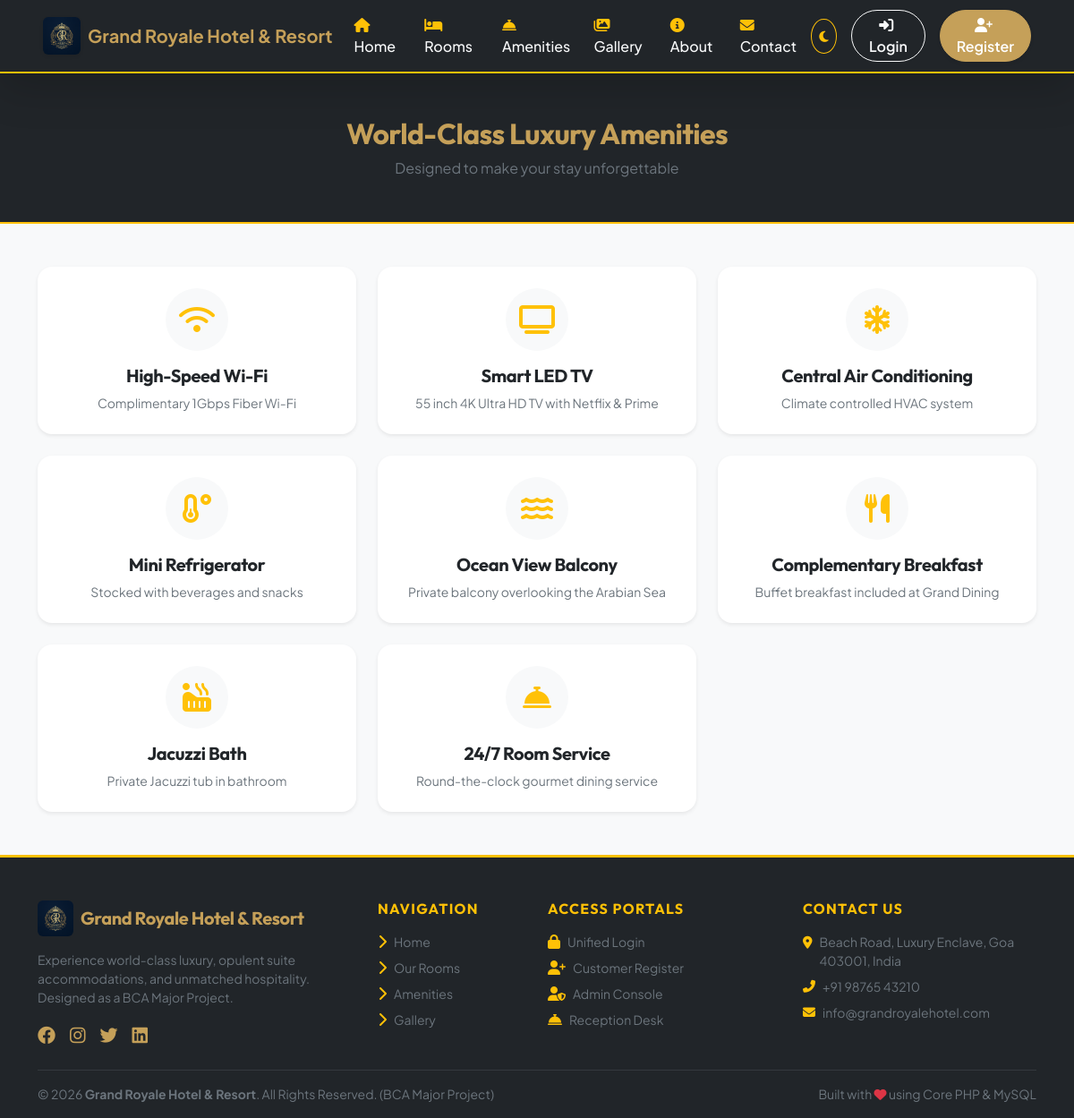
Screenshot of /amenities.php with the database file from the repository.
### tables this page shows
CREATE TABLE IF NOT EXISTS `settings` (
  `id` INT AUTO_INCREMENT PRIMARY KEY,
  `setting_key` VARCHAR(100) NOT NULL UNIQUE,
  `setting_value` TEXT DEFAULT NULL,
  `setting_group` VARCHAR(50) DEFAULT 'general'
);

CREATE TABLE IF NOT EXISTS `amenities` (
  `id` INT AUTO_INCREMENT PRIMARY KEY,
  `name` VARCHAR(100) NOT NULL UNIQUE,
  `icon_class` VARCHAR(100) DEFAULT 'fa-concierge-bell',
  `description` VARCHAR(255) DEFAULT NULL
);

### functions/helper.php (called while the page is built, shortened)
<?php
function sanitize($data) {
    return htmlspecialchars(trim((string)$data), ENT_QUOTES, 'UTF-8');
}
function getSetting($key, $default = '') {
    global $pdo;
    try {
        $stmt = $pdo->prepare("SELECT setting_value FROM settings WHERE setting_key = ?");
        $stmt->execute([$key]);
        $res = $stmt->fetchColumn();
        return $res !== false ? $res : $default;
    } catch (PDOException $e) {
        return $default;
    }
}

### functions/auth.php (called while the page is built, shortened)
<?php
require_once __DIR__ . '/../config/db.php';
require_once __DIR__ . '/helper.php';
function isLoggedIn() {
    return isset($_SESSION['user_id']) && !empty($_SESSION['user_id']);
}

### amenities.php (the view, shortened to what this page needs)
<?php
require_once __DIR__ . '/includes/header.php';
require_once __DIR__ . '/includes/navbar.php';
$stmt = $pdo->query("SELECT * FROM amenities ORDER BY id ASC");
$amenities = $stmt->fetchAll();
?>
<div class="bg-dark text-light py-5 border-bottom border-warning border-2">
    <div class="container text-center">
        <h2 class="fw-bold brand-font text-amber">World-Class Luxury Amenities</h2>
        <p class="text-secondary mb-0">Designed to make your stay unforgettable</p>
    </div>
</div>
<div class="container py-5">
    <div class="row g-4">
        <?php foreach ($amenities as $am): ?>
            <div class="col-md-4 col-sm-6">
                <div class="card h-100 border-0 shadow-sm p-4 rounded-4 bg-white text-center">
                    <div class="bg-light rounded-circle mx-auto d-flex align-items-center justify-content-center mb-3 text-warning fs-2" style="width: 70px; height: 70px;">
                        <i class="fas <?php echo sanitize($am['icon_class']); ?>"></i>
                    </div>
                    <h5 class="fw-bold mb-2"><?php echo sanitize($am['name']); ?></h5>
                    <p class="text-secondary small mb-0"><?php echo sanitize($am['description']); ?></p>
                </div>
            </div>
        <?php endforeach; ?>
    </div>
</div>
<?php require_once __DIR__ . '/includes/footer.php'; ?>

### includes/navbar.php (shortened to what this page needs)
<?php
$hotelName = getSetting('hotel_name', 'Grand Royale Hotel & Resort');
$userRole = $_SESSION['user_role'] ?? null;
$userName = $_SESSION['user_name'] ?? 'Guest';
?>
<nav class="navbar navbar-expand-lg bg-dark navbar-dark sticky-top shadow-lg py-2 border-bottom border-warning border-2">
    <div class="container-fluid px-lg-5">
        <a class="navbar-brand d-flex align-items-center gap-2" href="<?php echo BASE_URL; ?>/index.php">
            <img src="<?php echo BASE_URL; ?>/assets/images/logo.png" alt="Grand Royale Logo" height="42" class="rounded shadow-sm">
            <span class="fw-bold tracking-wide text-amber fs-5 d-none d-sm-inline"><?php echo sanitize($hotelName); ?></span>
        </a>
        <div class="collapse navbar-collapse" id="navbarContent">
            <ul class="navbar-nav me-auto mb-2 mb-lg-0 fw-medium gap-lg-1">
                <li class="nav-item"><a class="nav-link text-light" href="<?php echo BASE_URL; ?>/index.php"><i class="fas fa-home text-warning me-1"></i> Home</a></li>
                <li class="nav-item"><a class="nav-link text-light" href="<?php echo BASE_URL; ?>/rooms.php"><i class="fas fa-bed text-warning me-1"></i> Rooms</a></li>
                <li class="nav-item"><a class="nav-link text-light" href="<?php echo BASE_URL; ?>/amenities.php"><i class="fas fa-concierge-bell text-warning me-1"></i> Amenities</a></li>
                <li class="nav-item"><a class="nav-link text-light" href="<?php echo BASE_URL; ?>/gallery.php"><i class="fas fa-images text-warning me-1"></i> Gallery</a></li>
                <li class="nav-item"><a class="nav-link text-light" href="<?php echo BASE_URL; ?>/about.php"><i class="fas fa-info-circle text-warning me-1"></i> About</a></li>
                <li class="nav-item"><a class="nav-link text-light" href="<?php echo BASE_URL; ?>/contact.php"><i class="fas fa-envelope text-warning me-1"></i> Contact</a></li>
            </ul>
            <div class="d-flex align-items-center gap-3">
                <button id="themeToggleBtn" class="btn btn-outline-warning btn-sm rounded-circle p-2" title="Toggle Dark/Light Mode">
                    <i class="fas fa-moon" id="themeIcon"></i>
                </button>
                <?php if (isLoggedIn()): ?>
                    <div class="dropdown">
                        <button class="btn btn-warning dropdown-toggle fw-semibold rounded-pill px-3 py-1 shadow-sm d-flex align-items-center gap-2" type="button" data-bs-toggle="dropdown" aria-expanded="false">
                            <i class="fas fa-user-circle fs-5"></i>
                            <span><?php echo sanitize($userName); ?></span>
                            <span class="badge bg-dark text-warning border border-warning text-uppercase px-2 ms-1" style="font-size: 0.65rem;"><?php echo sanitize($userRole); ?></span>
                        </button>
                        <ul class="dropdown-menu dropdown-menu-end shadow-lg border-0 mt-2">
                            <?php if ($userRole === 'admin'): ?>
                                <li><a class="dropdown-item fw-medium" href="<?php echo BASE_URL; ?>/admin/index.php"><i class="fas fa-tachometer-alt text-primary me-2"></i> Admin Dashboard</a></li>
                            <?php elseif ($userRole === 'receptionist'): ?>
                                <li><a class="dropdown-item fw-medium" href="<?php echo BASE_URL; ?>/staff/reception/index.php"><i class="fas fa-concierge-bell text-primary me-2"></i> Reception Desk</a></li>
                            <?php elseif ($userRole === 'housekeeping'): ?>
                                <li><a class="dropdown-item fw-medium" href="<?php echo BASE_URL; ?>/staff/housekeeping/index.php"><i class="fas fa-broom text-primary me-2"></i> Housekeeping Portal</a></li>
                            <?php elseif ($userRole === 'customer'): ?>
                                <li><a class="dropdown-item fw-medium" href="<?php echo BASE_URL; ?>/customer/index.php"><i class="fas fa-tachometer-alt text-primary me-2"></i> My Dashboard</a></li>
                                <li><a class="dropdown-item fw-medium" href="<?php echo BASE_URL; ?>/customer/my-bookings.php"><i class="fas fa-calendar-check text-primary me-2"></i> My Bookings</a></li>
                                <li><a class="dropdown-item fw-medium" href="<?php echo BASE_URL; ?>/customer/profile.php"><i class="fas fa-user-edit text-primary me-2"></i> My Profile</a></li>
                            <?php endif; ?>
                            <li><hr class="dropdown-divider"></li>
                            <li><a class="dropdown-item text-danger fw-semibold" href="<?php echo BASE_URL; ?>/logout.php"><i class="fas fa-sign-out-alt me-2"></i> Logout</a></li>
                        </ul>
                    </div>
                <?php else: ?>
                    <a href="<?php echo BASE_URL; ?>/login.php" class="btn btn-outline-light rounded-pill px-3 py-1 fw-semibold"><i class="fas fa-sign-in-alt me-1"></i> Login</a>
                    <a href="<?php echo BASE_URL; ?>/register.php" class="btn btn-warning rounded-pill px-3 py-1 fw-semibold text-dark shadow-sm"><i class="fas fa-user-plus me-1"></i> Register</a>
                <?php endif; ?>
            </div>
        </div>
    </div>
</nav>

### includes/footer.php (shortened to what this page needs)
<?php
$hotelName = getSetting('hotel_name', 'Grand Royale Hotel & Resort');
$hotelAddress = getSetting('hotel_address', 'Beach Road, Luxury Enclave, Goa 403001');
$hotelPhone = getSetting('hotel_phone', '+91 98765 43210');
$hotelEmail = getSetting('hotel_email', 'info@grandroyalehotel.com');
?>
<footer class="bg-dark text-light mt-auto pt-5 pb-3 border-top border-warning border-3">
    <div class="container">
        <div class="row g-4 mb-4">
            <div class="col-lg-4 col-md-6">
                <div class="d-flex align-items-center gap-2 mb-3">
                    <img src="<?php echo BASE_URL; ?>/assets/images/logo.png" alt="Logo" height="40" class="rounded">
                    <h5 class="fw-bold text-amber mb-0"><?php echo sanitize($hotelName); ?></h5>
                </div>
                <p class="text-secondary small">
                    Experience world-class luxury, opulent suite accommodations, and unmatched hospitality. Designed as a BCA Major Project.
                </p>
                <div class="d-flex gap-3 text-amber fs-5 mt-3">
                    <a href="#" class="text-amber hover-gold"><i class="fab fa-facebook"></i></a>
                    <a href="#" class="text-amber hover-gold"><i class="fab fa-instagram"></i></a>
                    <a href="#" class="text-amber hover-gold"><i class="fab fa-twitter"></i></a>
                    <a href="#" class="text-amber hover-gold"><i class="fab fa-linkedin"></i></a>
                </div>
            </div>
            <div class="col-lg-2 col-md-6">
                <h6 class="text-uppercase text-warning fw-bold mb-3 tracking-wider">Navigation</h6>
                <ul class="list-unstyled text-secondary small d-grid gap-2">
                    <li><a href="<?php echo BASE_URL; ?>/index.php" class="text-decoration-none text-secondary hover-gold"><i class="fas fa-chevron-right text-warning me-2 fs-6"></i>Home</a></li>
                    <li><a href="<?php echo BASE_URL; ?>/rooms.php" class="text-decoration-none text-secondary hover-gold"><i class="fas fa-chevron-right text-warning me-2 fs-6"></i>Our Rooms</a></li>
                    <li><a href="<?php echo BASE_URL; ?>/amenities.php" class="text-decoration-none text-secondary hover-gold"><i class="fas fa-chevron-right text-warning me-2 fs-6"></i>Amenities</a></li>
                    <li><a href="<?php echo BASE_URL; ?>/gallery.php" class="text-decoration-none text-secondary hover-gold"><i class="fas fa-chevron-right text-warning me-2 fs-6"></i>Gallery</a></li>
                </ul>
            </div>
            <div class="col-lg-3 col-md-6">
                <h6 class="text-uppercase text-warning fw-bold mb-3 tracking-wider">Access Portals</h6>
                <ul class="list-unstyled text-secondary small d-grid gap-2">
                    <li><a href="<?php echo BASE_URL; ?>/login.php" class="text-decoration-none text-secondary hover-gold"><i class="fas fa-lock text-warning me-2 fs-6"></i>Unified Login</a></li>
                    <li><a href="<?php echo BASE_URL; ?>/register.php" class="text-decoration-none text-secondary hover-gold"><i class="fas fa-user-plus text-warning me-2 fs-6"></i>Customer Register</a></li>
                    <li><a href="<?php echo BASE_URL; ?>/admin/index.php" class="text-decoration-none text-secondary hover-gold"><i class="fas fa-user-shield text-warning me-2 fs-6"></i>Admin Console</a></li>
                    <li><a href="<?php echo BASE_URL; ?>/staff/reception/index.php" class="text-decoration-none text-secondary hover-gold"><i class="fas fa-concierge-bell text-warning me-2 fs-6"></i>Reception Desk</a></li>
                </ul>
            </div>
            <div class="col-lg-3 col-md-6">
                <h6 class="text-uppercase text-warning fw-bold mb-3 tracking-wider">Contact Us</h6>
                <ul class="list-unstyled text-secondary small d-grid gap-2">
                    <li class="d-flex align-items-start gap-2">
                        <i class="fas fa-map-marker-alt text-warning mt-1"></i>
                        <span><?php echo sanitize($hotelAddress); ?></span>
                    </li>
                    <li class="d-flex align-items-center gap-2">
                        <i class="fas fa-phone-alt text-warning"></i>
                        <span><?php echo sanitize($hotelPhone); ?></span>
                    </li>
                    <li class="d-flex align-items-center gap-2">
                        <i class="fas fa-envelope text-warning"></i>
                        <span><?php echo sanitize($hotelEmail); ?></span>
                    </li>
                </ul>
            </div>
        </div>
        <hr class="border-secondary my-3">
        <div class="d-flex flex-column flex-md-row justify-content-between align-items-center text-secondary small gap-2">
            <div>
                &copy; <?php echo date('Y'); ?> <strong><?php echo sanitize($hotelName); ?></strong>. All Rights Reserved. (BCA Major Project)
            </div>
            <div>
                Built with <i class="fas fa-heart text-danger"></i> using Core PHP & MySQL
            </div>
        </div>
    </div>
</footer>
</body>
</html>

### assets/css/style.css (style rules this page uses)
:root { --primary-gold: #c5a059; --hover-gold: #e5b967; --dark-navy: #0d1b2a; --navy-card: #1b263b; --accent-blue: #415a77; --light-bg: #f8f9fa; --card-shadow: 0 10px 30px rgba(0, 0, 0, 0.08); }
body { font-family: 'Plus Jakarta Sans', -apple-system, BlinkMacSystemFont, sans-serif; color: #2b2d42; background-color: var(--light-bg); }
h1, h2, h3, h4, h5, h6, .brand-font { font-family: 'Outfit', sans-serif; letter-spacing: -0.02em; }
.text-amber { color: var(--primary-gold) !important; }
.btn-warning { background-color: var(--primary-gold); border-color: var(--primary-gold); color: #ffffff !important; }
.tracking-wider { letter-spacing: 0.08em; }

### rows the page displays
settings: setting_value "Grand Royale Hotel & Resort"
amenities: name "High-Speed Wi-Fi", description "Complimentary 1Gbps Fiber Wi-Fi"
amenities: name "Smart LED TV", description "55 inch 4K Ultra HD TV with Netflix & Prime"
amenities: name "Central Air Conditioning", description "Climate controlled HVAC system"
amenities: name "Mini Refrigerator", description "Stocked with beverages and snacks"
amenities: name "Ocean View Balcony", description "Private balcony overlooking the Arabian Sea"
amenities: name "Complementary Breakfast", description "Buffet breakfast included at Grand Dining"
amenities: name "Jacuzzi Bath", description "Private Jacuzzi tub in bathroom"
amenities: name "24/7 Room Service", description "Round-the-clock gourmet dining service"
settings: setting_value "Beach Road, Luxury Enclave, Goa 403001, India"
settings: setting_value "+91 98765 43210"
settings: setting_value "info@grandroyalehotel.com"
